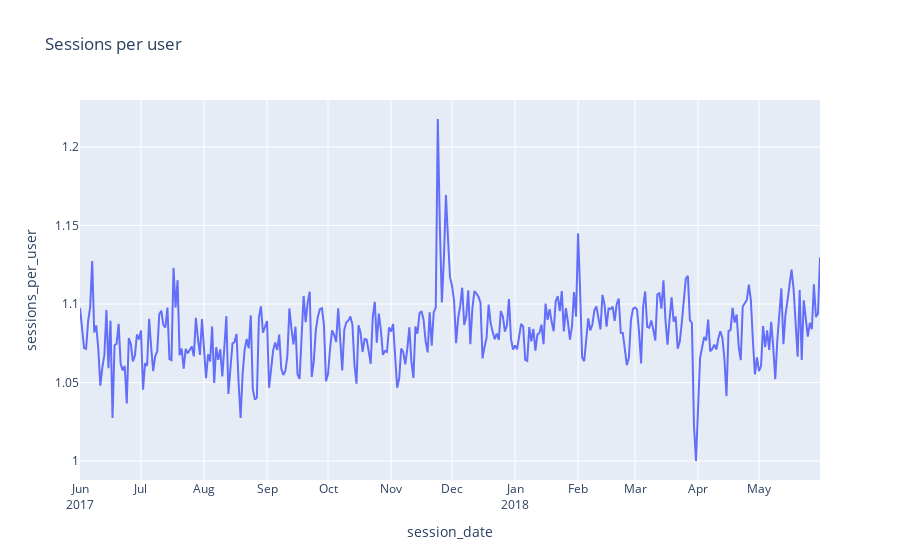

The cell this chart's notebook holds for it:
### Code cell
# Plotting sessions per user.
fig = px.line(dau_new,
              x = 'session_date',
              y = 'sessions_per_user',
              title = 'Sessions per user')
#customize x-axis to show all months
fig.update_xaxes(
    dtick = 'M1', #tick every month
    tickformat = '%b\n%Y') #format the ticks as abbreviated month names.
fig.show()

### Figure 1 — Plotly figure (JSON) as saved in the notebook; plotly's stock layout.template omitted (floating-point values rounded to 4 significant figures; data arrays with more than 128 entries replaced by an {"elided": "..."} marker saying what was removed)
{"data": [{"hovertemplate": "session_date=%{x}<br>sessions_per_user=%{y}<extra></extra>", "legendgroup": "", "line": {"color": "#636efa", "dash": "solid"}, "marker": {"symbol": "circle"}, "mode": "lines", "name": "", "orientation": "v", "showlegend": false, "type": "scatter", "x": {"elided": "364 str values"}, "xaxis": "x", "y": {"elided": "364 float values"}, "yaxis": "y"}], "layout": {"legend": {"tracegroupgap": 0}, "title": {"text": "Sessions per user"}, "xaxis": {"anchor": "y", "domain": [0, 1], "dtick": "M1", "tickformat": "%b\n%Y", "title": {"text": "session_date"}}, "yaxis": {"anchor": "x", "domain": [0, 1], "title": {"text": "sessions_per_user"}}}}
